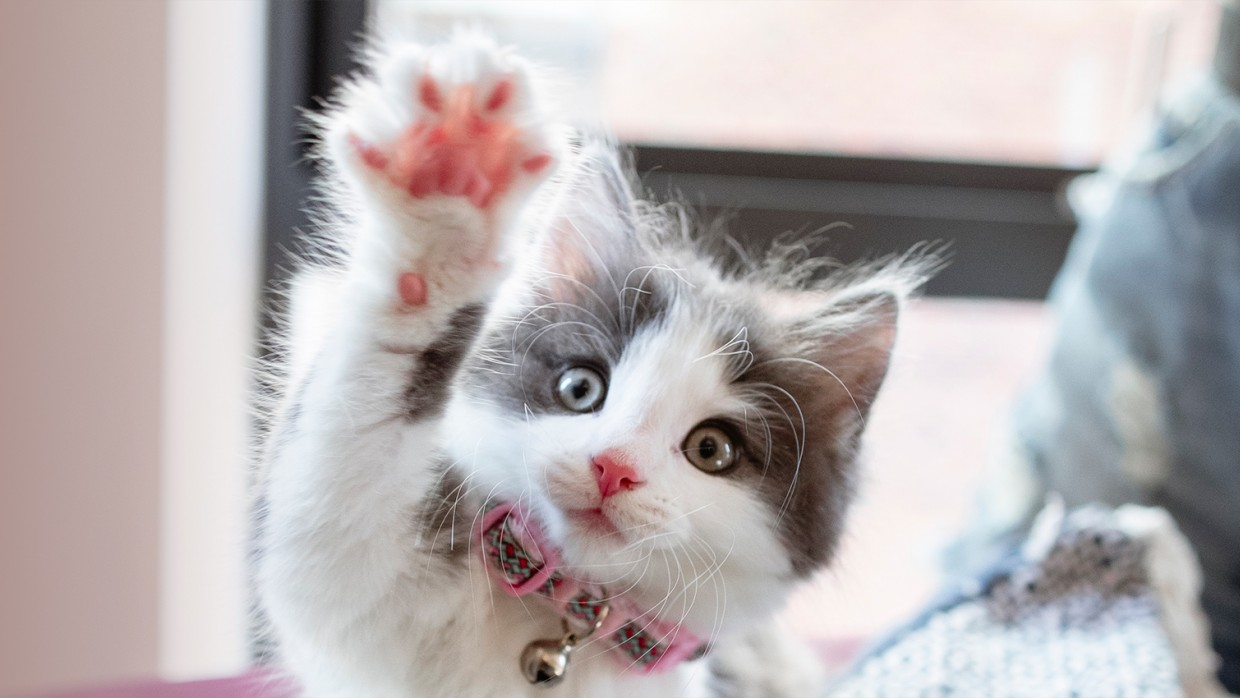
#> input picture 图像处理/1. 基本操作/cat.jpg, 1240 x 698 px
$ python Pic_Roi.py
#> lines starting #> are read from the running program, lines starting #| are printed output that depends on the picture
#!/usr/bin/env python3
# coding:utf-8
"""
# File       : Pic_Roi.py
# Time       ：10/12/22 6:57 PM
# Author     ：Kust Kenny
# version    ：python 3.6
# Description：
"""
import cv2

def cv_imshow(name,img):
    cv2.imshow(name,img)
    cv2.waitKey(0)
    cv2.destroyAllWindows()

img = cv2.imread("cat.jpg")
#> img is the input picture: shape (698, 1240, 3); mean B, G, R 177, 176.3, 183.1
# 提取3通道
b,g,r = cv2.split(img)
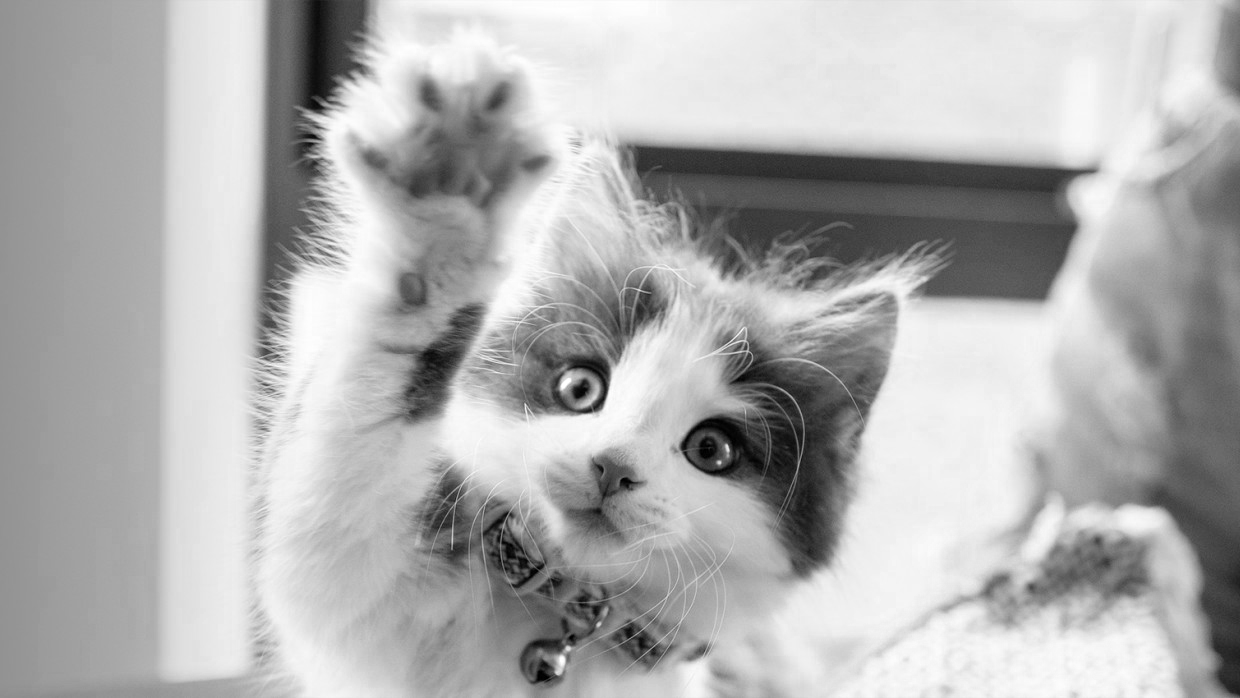
#> b: shape (698, 1240); min 0, max 255, mean 177
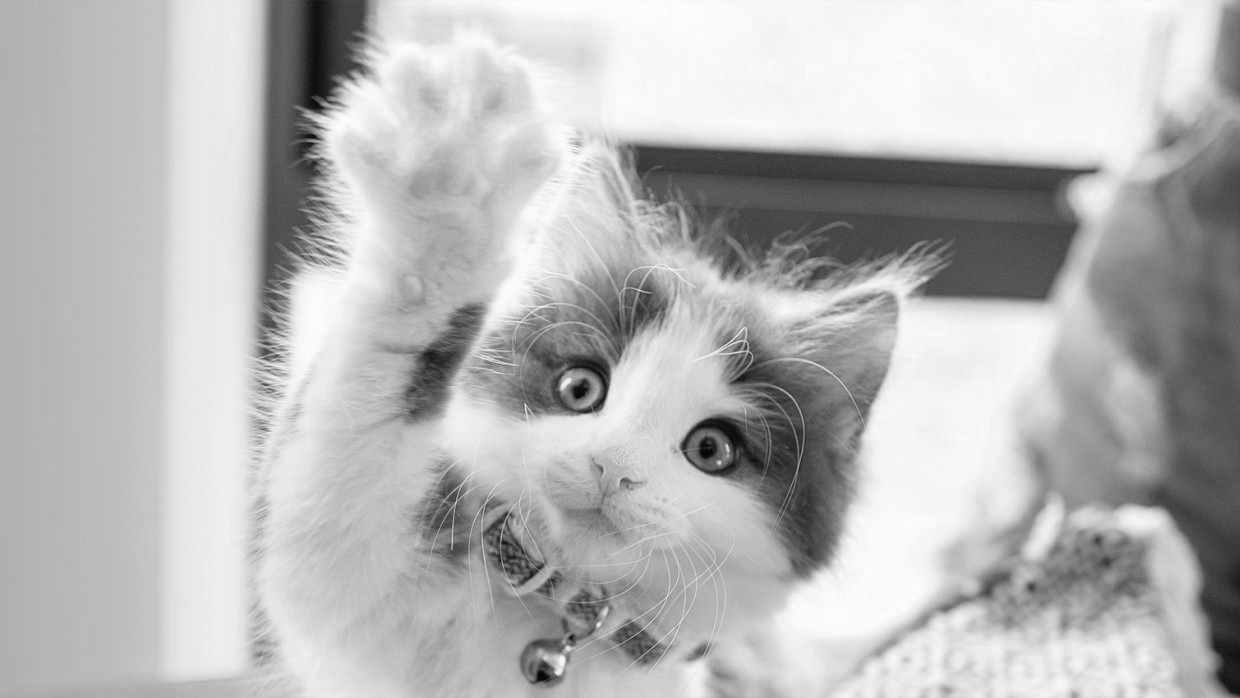
#> r: shape (698, 1240); min 3, max 255, mean 183.1
cat = img[200:800,300:600]
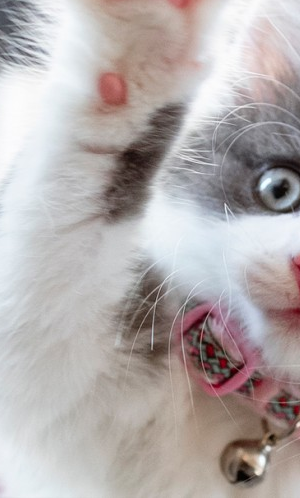
#> cat: shape (498, 300, 3); mean B, G, R 171.2, 171.8, 179
# cv_imshow("roi",cat)

print(b)
#> (printed output is left out)
print(b.shape)
#| (698, 1240)
print(img.shape)
#| (698, 1240, 3)

# 通道还原
bgr_pic = cv2.merge((b,g,r))
# cv_imshow("return",bgr_pic)

# 只保留一个通道
b_pic = bgr_pic.copy()
b_pic[:,:,0] = 0
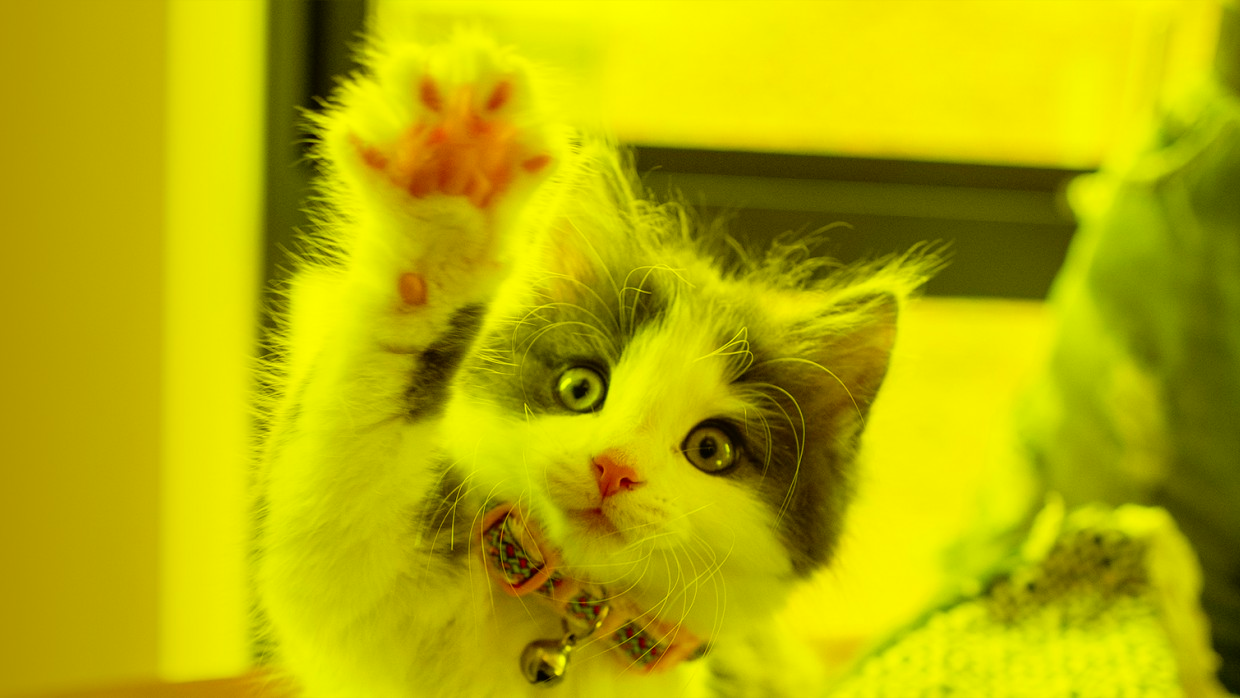
#> b_pic: shape (698, 1240, 3); mean B, G, R 0, 176.3, 183.1
b_pic[:,:,1] = 0
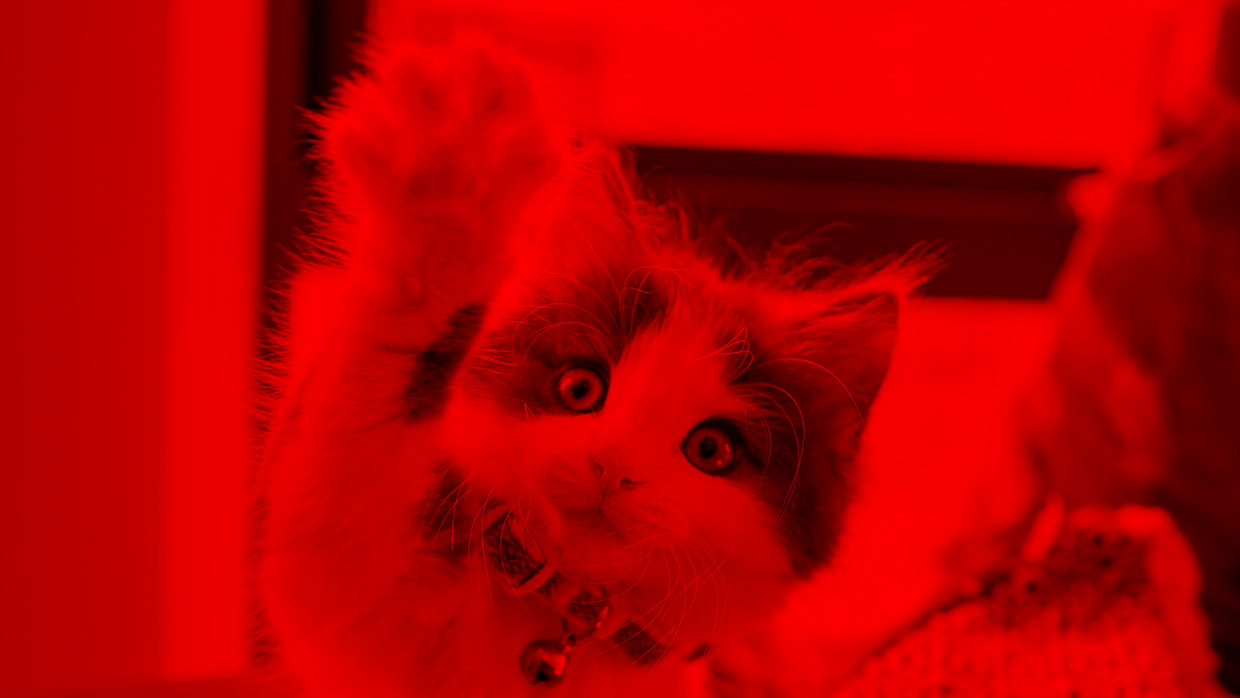
#> b_pic: shape (698, 1240, 3); mean B, G, R 0, 0, 183.1
g_pic = bgr_pic.copy()
g_pic[:,:,0] = 0
g_pic[:,:,2] = 0
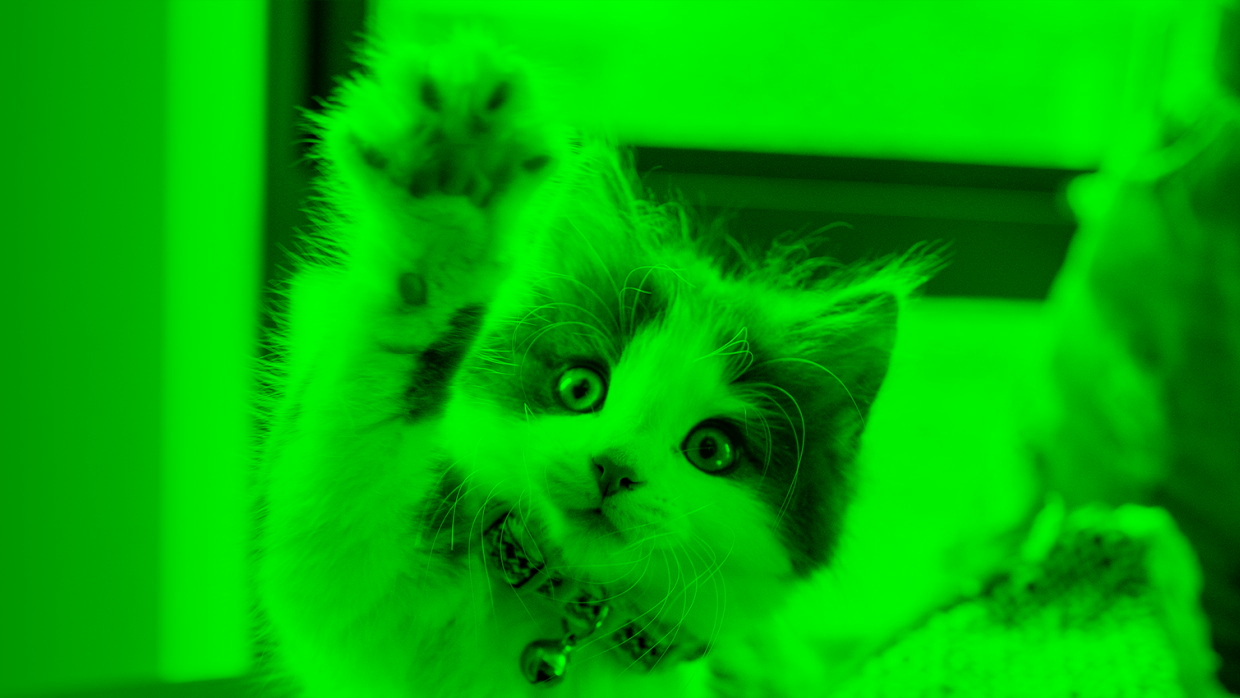
#> g_pic: shape (698, 1240, 3); mean B, G, R 0, 176.3, 0
cv_imshow("b_pic",b_pic)
cv_imshow("g_pic",g_pic)
